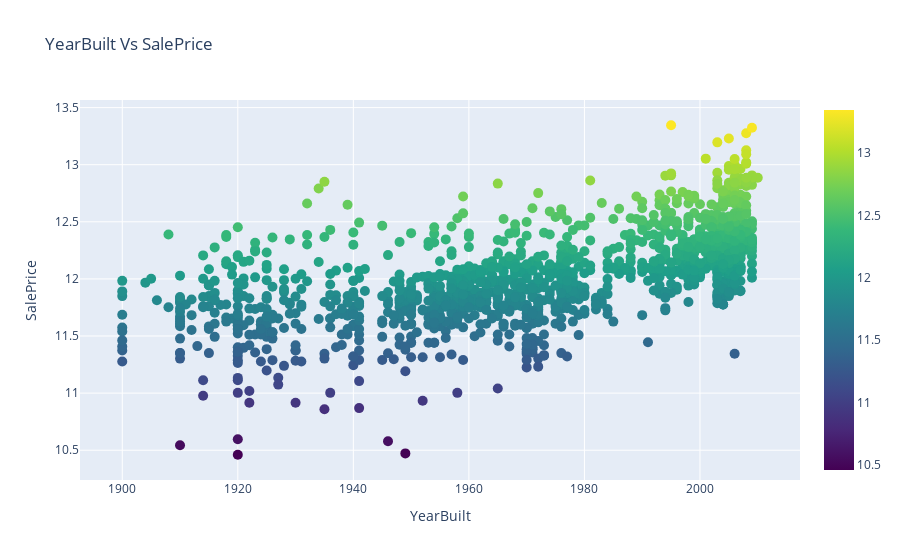

Notebook code cell kept with this figure:
### Code cell
scatter_plot(train.YearBuilt, np.log1p(train.SalePrice), 'YearBuilt Vs SalePrice', 'YearBuilt', 'SalePrice', 10, 'viridis')

### Figure 1 — Plotly figure (JSON) as saved in the notebook; plotly's stock layout.template omitted (floating-point values rounded to 4 significant figures; data arrays with more than 128 entries replaced by an {"elided": "..."} marker saying what was removed)
{"data": [{"marker": {"color": {"elided": "1438 float values"}, "colorscale": [[0, "#440154"], [0.1111, "#482878"], [0.2222, "#3e4989"], [0.3333, "#31688e"], [0.4444, "#26828e"], [0.5556, "#1f9e89"], [0.6667, "#35b779"], [0.7778, "#6ece58"], [0.8889, "#b5de2b"], [1, "#fde725"]], "showscale": true, "size": 10}, "mode": "markers", "type": "scatter", "x": {"elided": "1438 int values"}, "y": {"elided": "1438 float values"}}], "layout": {"hovermode": "closest", "title": {"text": "YearBuilt Vs SalePrice"}, "xaxis": {"title": {"text": "YearBuilt"}}, "yaxis": {"title": {"text": "SalePrice"}}}}
